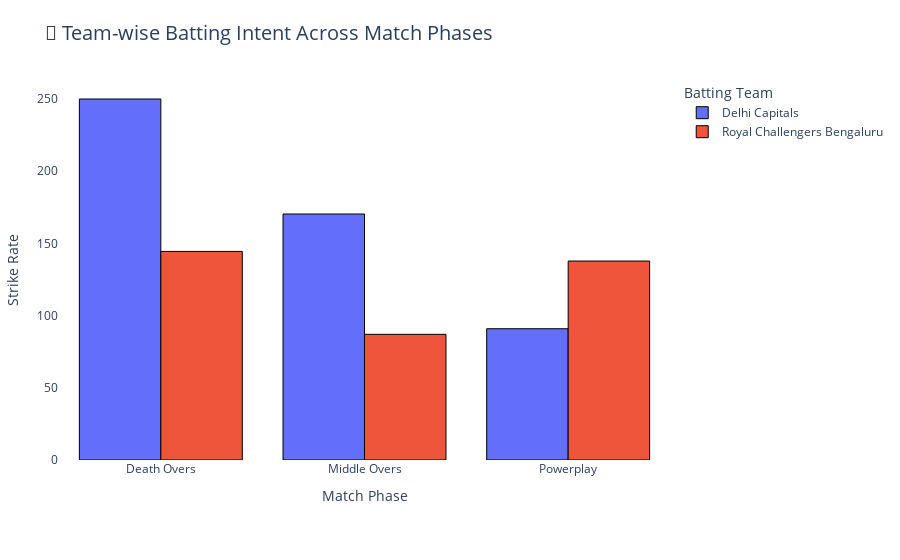

Notebook source saved alongside this figure:
### Markdown cell above
Now, let’s compare the batting intent of both teams across different match phases using strike rate as a metric:

### Code cell
df_copy['batting_team']=df_copy['team']

team_phase_intent=(
                df_copy.groupby(['batting_team','phase'])
                .agg(balls_faced=('runs_batter','count'), total_runs=('runs_batter','sum'))
                .reset_index()
)
team_phase_intent['strike_rate']=(team_phase_intent['total_runs']/team_phase_intent['balls_faced'])*100

fig=px.bar(
    team_phase_intent,
    x='phase',y='strike_rate',
    color='batting_team',
    barmode='group',
    title='🏏 Team-wise Batting Intent Across Match Phases',
           labels={
               'phase':'Match Phase',
                'strike_rate':'Strike Rate',
                'batting_team':'Team'},
                hover_data={
                    'balls_faced':True,
                    'total_runs':True,'strike_rate': ':.2f',
                    'phase':True
                }
)
fig.update_layout(
                  xaxis_title='Match Phase',
                  yaxis_title='Strike Rate',
                  title_font_size=20,
                  legend_title='Batting Team',
                  plot_bgcolor='rgba(0,0,0,0)',
                  paper_bgcolor='white',bargap=0.2,margin=dict(l=40,r=40,t=80,b=100)
)
fig.update_traces(marker_line_width=1,marker_line_color='black')
fig.show()

### Figure 1 — Plotly figure (JSON) as saved in the notebook; plotly's stock layout.template omitted (floating-point values rounded to 4 significant figures)
{"data": [{"alignmentgroup": "True", "customdata": [[12, 30], [54, 92], [44, 40]], "hovertemplate": "Team=Delhi Capitals<br>Match Phase=%{x}<br>Strike Rate=%{y:.2f}<br>balls_faced=%{customdata[0]}<br>total_runs=%{customdata[1]}<extra></extra>", "legendgroup": "Delhi Capitals", "marker": {"color": "#636efa", "line": {"color": "black", "width": 1}, "pattern": {"shape": ""}}, "name": "Delhi Capitals", "offsetgroup": "Delhi Capitals", "orientation": "v", "showlegend": true, "textposition": "auto", "type": "bar", "x": ["Death Overs", "Middle Overs", "Powerplay"], "xaxis": "x", "y": [250.0, 170.4, 90.91], "yaxis": "y"}, {"alignmentgroup": "True", "customdata": [[27, 39], [54, 47], [45, 62]], "hovertemplate": "Team=Royal Challengers Bengaluru<br>Match Phase=%{x}<br>Strike Rate=%{y:.2f}<br>balls_faced=%{customdata[0]}<br>total_runs=%{customdata[1]}<extra></extra>", "legendgroup": "Royal Challengers Bengaluru", "marker": {"color": "#EF553B", "line": {"color": "black", "width": 1}, "pattern": {"shape": ""}}, "name": "Royal Challengers Bengaluru", "offsetgroup": "Royal Challengers Bengaluru", "orientation": "v", "showlegend": true, "textposition": "auto", "type": "bar", "x": ["Death Overs", "Middle Overs", "Powerplay"], "xaxis": "x", "y": [144.4, 87.04, 137.8], "yaxis": "y"}], "layout": {"bargap": 0.2, "barmode": "group", "legend": {"title": {"text": "Batting Team"}, "tracegroupgap": 0}, "margin": {"b": 100, "l": 40, "r": 40, "t": 80}, "paper_bgcolor": "white", "plot_bgcolor": "rgba(0,0,0,0)", "title": {"font": {"size": 20}, "text": "🏏 Team-wise Batting Intent Across Match Phases"}, "xaxis": {"anchor": "y", "domain": [0, 1], "title": {"text": "Match Phase"}}, "yaxis": {"anchor": "x", "domain": [0, 1], "title": {"text": "Strike Rate"}}}}
